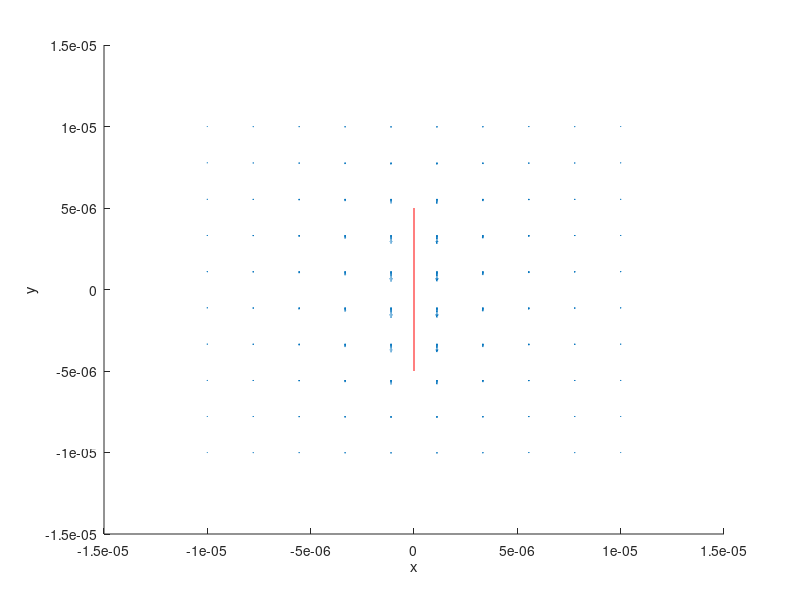

Source code (MATLAB):
% Calculate the B field of a 1d wire using the finite element method
% Inspired by https://uk.mathworks.com/matlabcentral/fileexchange/47368-3d-magnetic-field-computation-of-a-straight-wire-of-finite-length-using-biot-savart-s-law
clear all;

%% Define constants and parameters
mu_0 = pi*4e-7;
I = 355e-6;
L = 5e-6; % Actually L/2 - only named L for convinience

% How many points to evaluate the field at in each spatial dimension
Nx = 10;
Ny = 10;
Nz = 5;

% How many line elements to split the wire into
N = 50;

%% Points in space where we will evaluate the field
x = linspace(-10e-6, 10e-6, Nx);
y = linspace(-10e-6, 10e-6, Ny);
z = linspace(0, 10e-6, Nz);
[X,Y,Z] = meshgrid(x,y,z);

% x, y, and z components of the total field at each point
Bx = zeros(Nx, Ny, Nz);
By = zeros(Nx, Ny, Nz);
Bz = zeros(Nx, Ny, Nz);

% Length of each line segment to use
dl = (2*L)/N;

%% Calculate the magnetic field
% Loop through all points in space
for i = 1:Nx
    for j = 1:Ny
        for k = 1:Nz
            % Loop through all line segments
            for n = 1:N
                % Vector of length dl pointing in direction of current flow
                dl_vec = [dl, 0, 0];
                % Position of the dl vector in space
                dl_pos = [-L+(n*dl) 0 0];
                % Position vector pointing from line segment to the point
                % where we're calculating the field
                r = [x(i) y(j) z(k)] - dl_pos;
                r_hat = (1/norm(r)) .* r;
                % Biot-Savart law
                dB = cross(dl_vec, r_hat);
                dB = dB .* ((mu_0*I)/(4*pi*norm(r)^2));
                % Add the contribution from this line segment to the total
                % B-field at this point
                Bx(i,j,k) = Bx(i,j,k) + dB(1);
                By(i,j,k) = By(i,j,k) + dB(2);
                Bz(i,j,k) = Bz(i,j,k) + dB(3);
            end
        end
    end
end

%% Plot the results
hold on;
quiver3(X,Y,Z, Bx,By,Bz);
xlabel('x');
ylabel('y');
zlabel('z');
% TODO: Why is the wire along the y-axis? Should be along x-axis
line([0 0], [-L L], [0 0], 'color', 'r');

